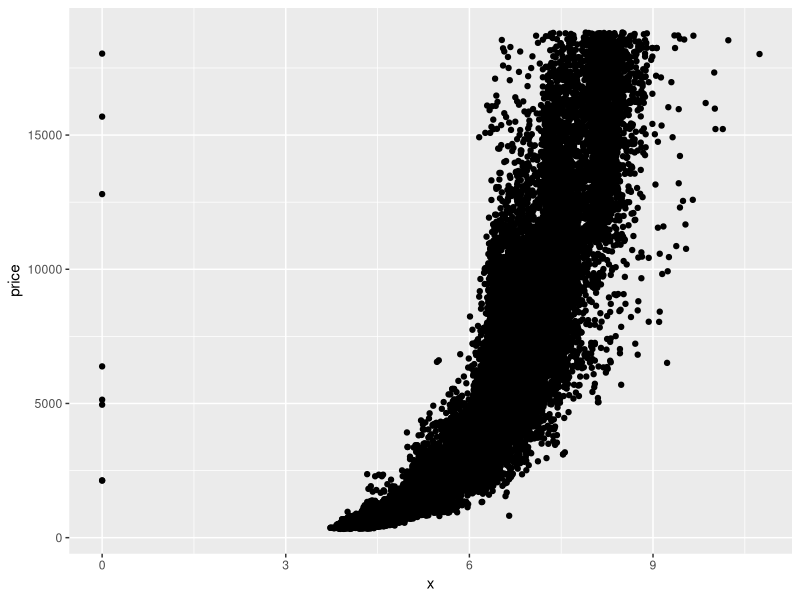
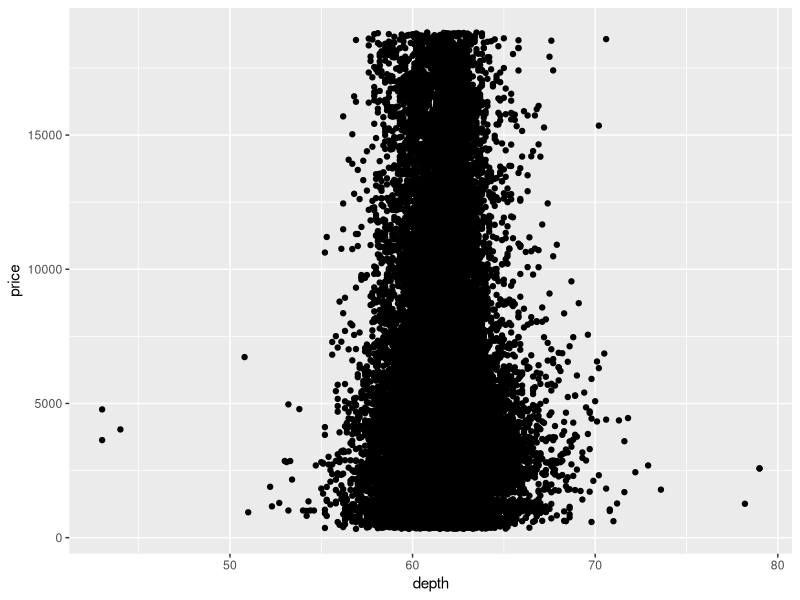
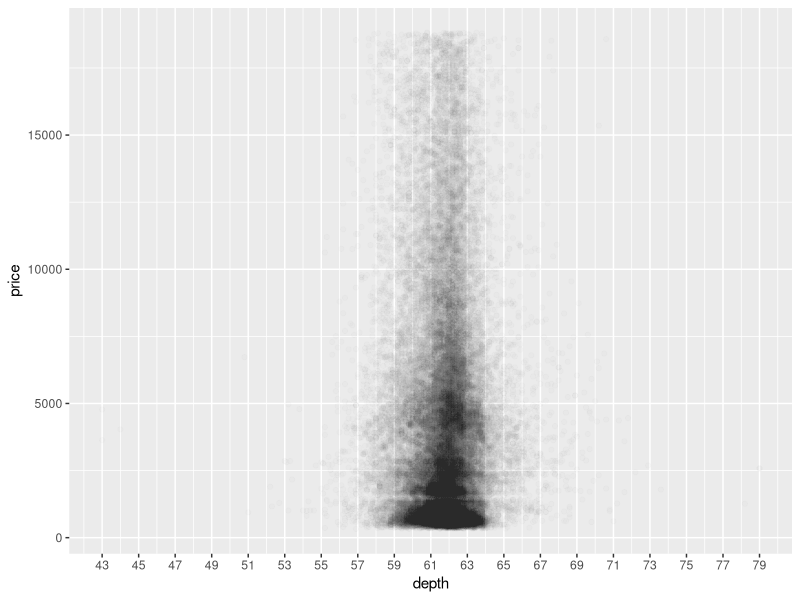
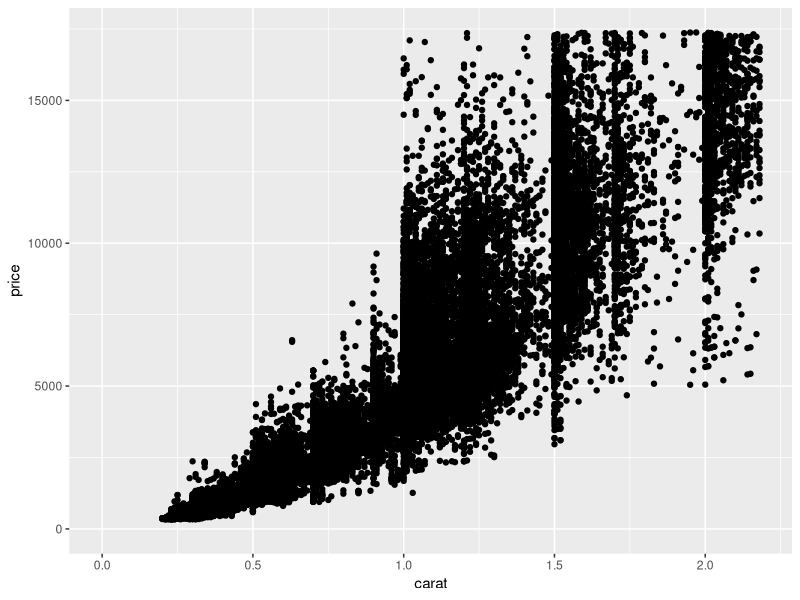
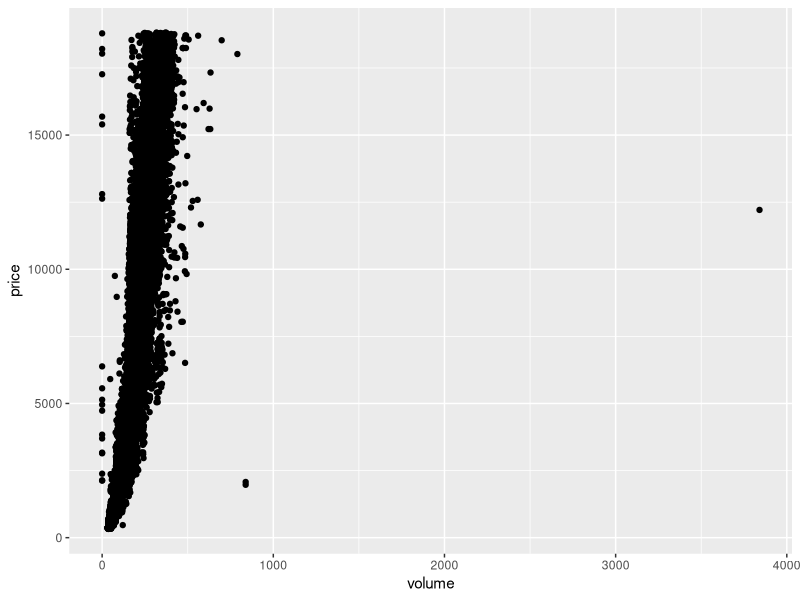
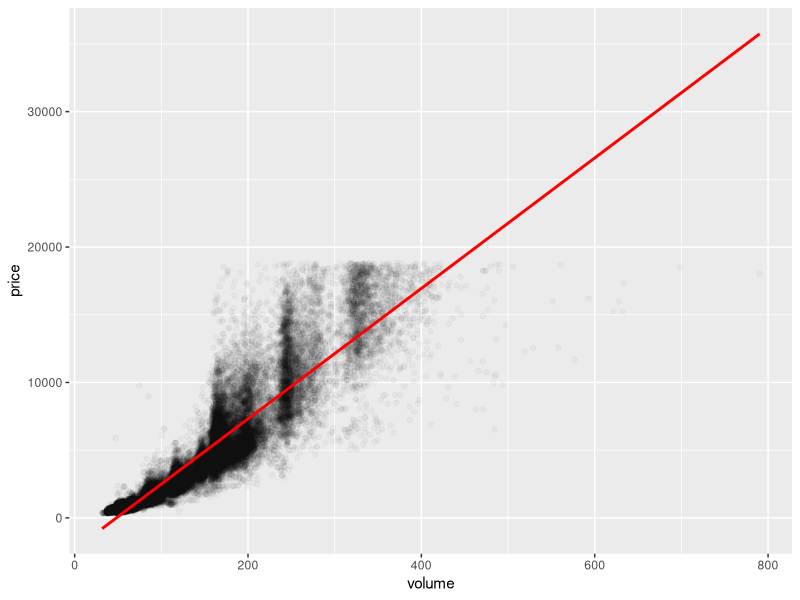
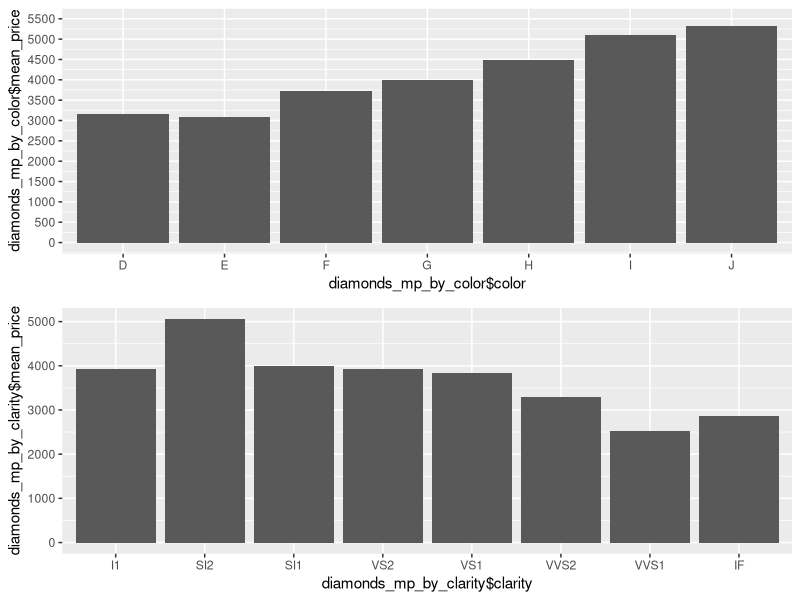
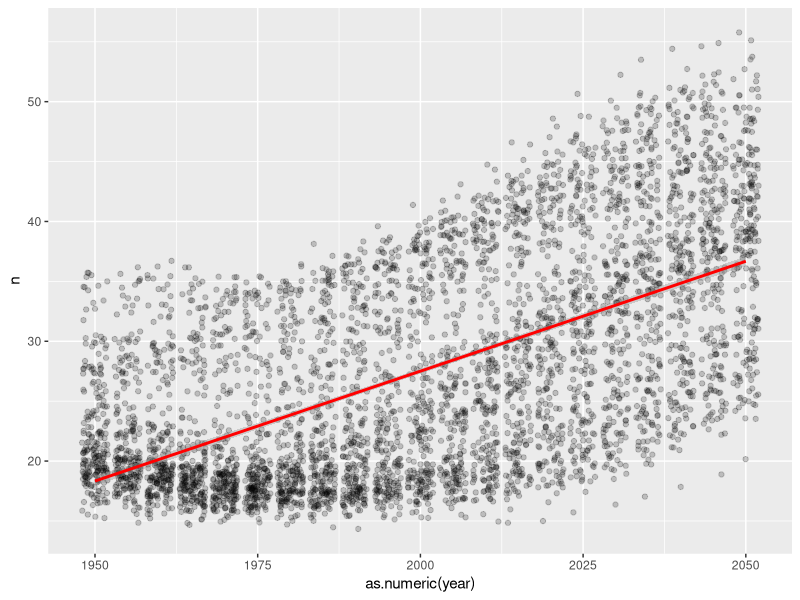

The R source for these figures, in order:
## ---- chunk 1
setwd("/Users/brianchase/R")
library(ggplot2)
?diamonds
data("diamonds")
ggplot(aes(x = x, y = price), data = diamonds) + geom_point()
## ---- chunk 2
with(diamonds, cor.test(x, price, method = 'pearson'))

with(diamonds, cor.test(y, price, method = 'pearson'))

with(diamonds, cor.test(z, price, method = 'pearson'))
## ---- chunk 3
ggplot(aes(x = depth, y = price), data = diamonds) + geom_point()
## ---- chunk 4
summary(diamonds$depth)

ggplot(data = diamonds, aes(x = depth, y = price)) + 
  geom_point(alpha = 1/100) +
  scale_x_continuous(breaks = seq(43, 79, 2))
## ---- chunk 5
with(diamonds, cor.test(depth, price, method = 'pearson'))
## ---- chunk 6
ggplot(aes(x = carat, y = price), data = diamonds) + 
  geom_point() +
  xlim(0, quantile(diamonds$carat, 0.99)) +
  ylim(0, quantile(diamonds$price, 0.99))
## ---- chunk 7
diamonds$volume <- diamonds$x * diamonds$y * diamonds$z

ggplot(aes(x = volume, y = price), data = diamonds) + 
  geom_point()

## ---- chunk 8
library(plyr)
count(diamonds$volume == 0)
detach("package:plyr", unload=TRUE)
## ---- chunk 9
with(subset(diamonds, volume != 0 & volume <=800), cor.test(volume, price))
## ---- chunk 10
ggplot(aes(x = volume, y = price), data = subset(diamonds, volume != 0 & volume <=800)) + 
  geom_point(alpha = 1/30) +
  geom_smooth(method = 'lm', color = 'red')
## ---- chunk 11
library(dplyr)

clarity_groups <- group_by(diamonds, clarity)
diamondsByClarity <- summarise(clarity_groups,
                          mean_price = mean(price),
                          median_price = median(price),
                          min_price = min(price),
                          max_price = max(price),
                          n = n())
diamondsByClarity <-arrange(diamondsByClarity , clarity)

head(diamondsByClarity)
## ---- chunk 12
diamonds_by_clarity <- group_by(diamonds, clarity)
diamonds_mp_by_clarity <- summarise(diamonds_by_clarity, mean_price = mean(price))

diamonds_by_color <- group_by(diamonds, color)
diamonds_mp_by_color <- summarise(diamonds_by_color, mean_price = mean(price))

summary(diamonds_mp_by_color$mean_price)

p1 <- ggplot(diamonds_mp_by_color, 
       aes(x = diamonds_mp_by_color$color, y = diamonds_mp_by_color$mean_price)) + 
  geom_bar(stat = "identity") + 
  scale_y_continuous(breaks = seq(0, 5500, 500), limits = c(0, 5500))

p2 <- ggplot(diamonds_mp_by_clarity, 
       aes(x = diamonds_mp_by_clarity$clarity, y = diamonds_mp_by_clarity$mean_price)) + 
  geom_bar(stat = "identity") 

library(gridExtra)
grid.arrange(p1,p2, ncol = 1)
## ---- chunk 13
age_data <- read.csv('data_median_age.csv',header = T,check.names = F)

library(tidyr)
library(gridExtra)
age_data[23] <- NULL
age_data_tidyr <- gather(age_data, "year", "n", 2:22)

ggplot(aes(x = as.numeric(year), y = n), data = age_data_tidyr) + 
  geom_point(alpha = 1/5, 
             position = position_jitter(h = 0)) +
  geom_smooth(method = 'lm', color = 'red')

with(age_data_tidyr, cor.test(as.numeric(year), n))

p1 <- ggplot(aes(x = as.numeric(year), y = n), data = age_data_tidyr) + 
  geom_point(alpha = 1/5, 
             position = position_jitter(h = 0)) +
  geom_smooth(method = 'lm', color = 'red')

age_data_2015_17to23 <- subset(age_data, age_data$`2015` < 24)

age_data_tidyr_low <- gather(age_data_2015_17to23 , "year", "n", 2:22)
p2 <- ggplot(aes(x = as.numeric(year), y = n), data = age_data_tidyr_low) + 
  geom_point(alpha = 1/5, 
             position = position_jitter(h = 0)) +
  geom_smooth(method = 'lm', color = 'red')

grid.arrange(p1,p2, ncol = 1)

age_data_2015_25to31 <- subset(age_data, age_data$`2015` > 25 & age_data$`2015` < 32)
age_data_2015_25to31$`Median age`

age_data_2015_36to43 <- subset(age_data, age_data$`2015` > 35 & age_data$`2015` < 44)
age_data_2015_36to43$`Median age`


